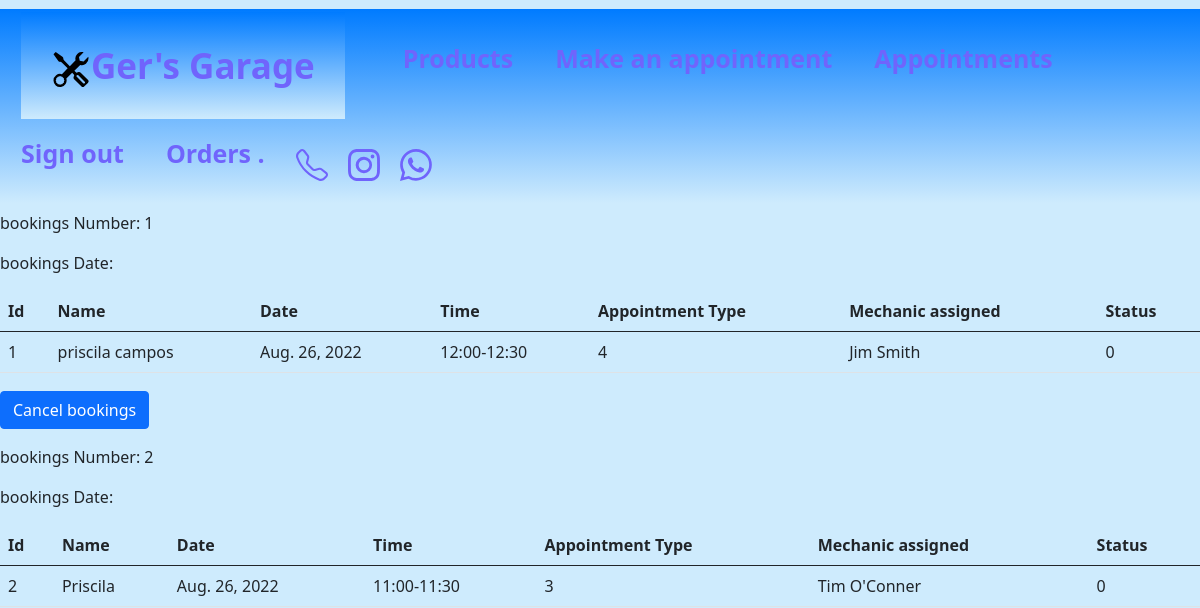
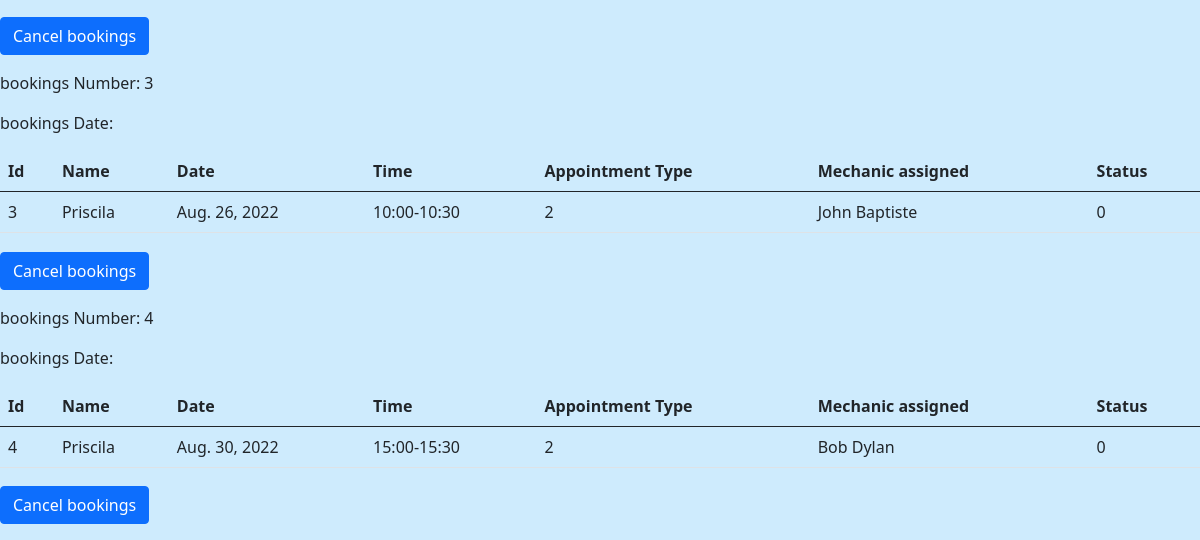
/Bookings/history/ (signed in), run on an earlier commit of the app's database (2 pictures, top to bottom).
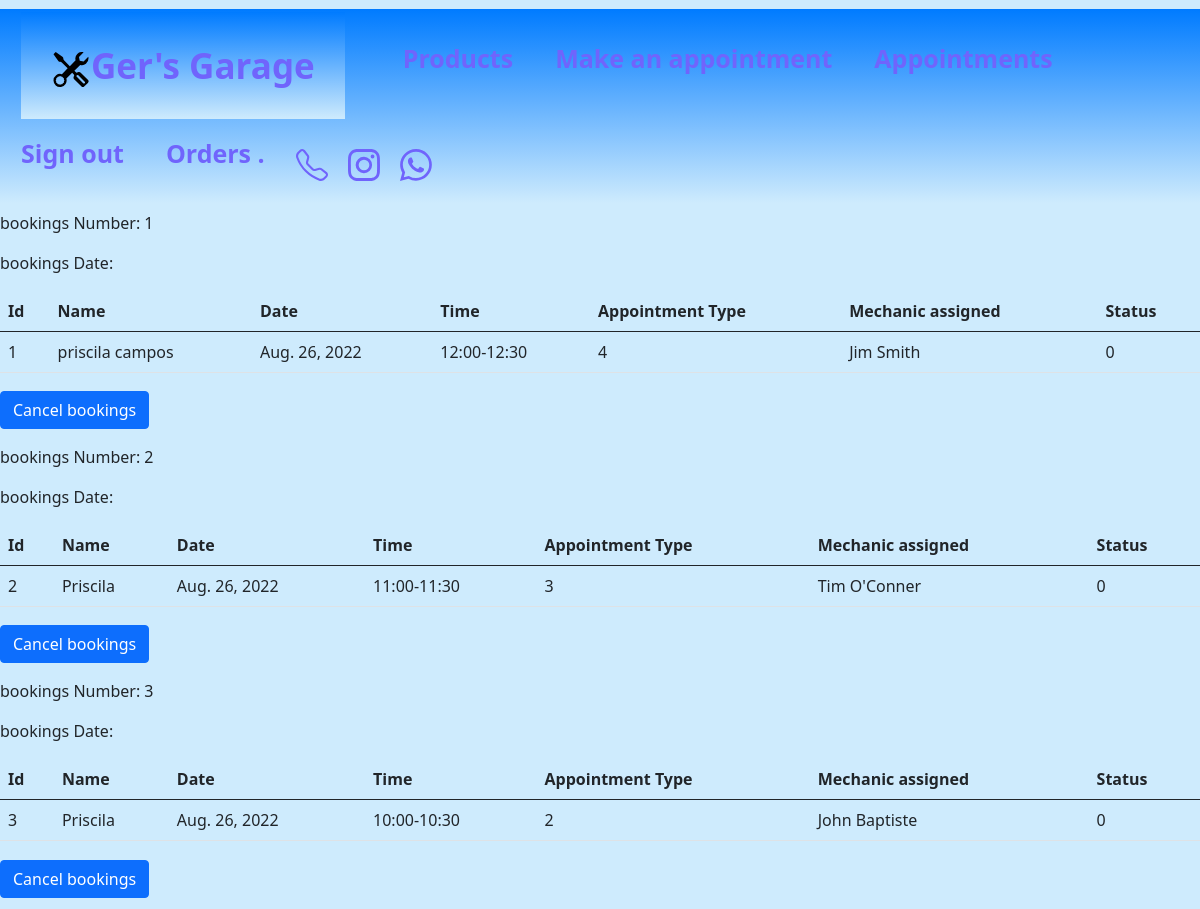
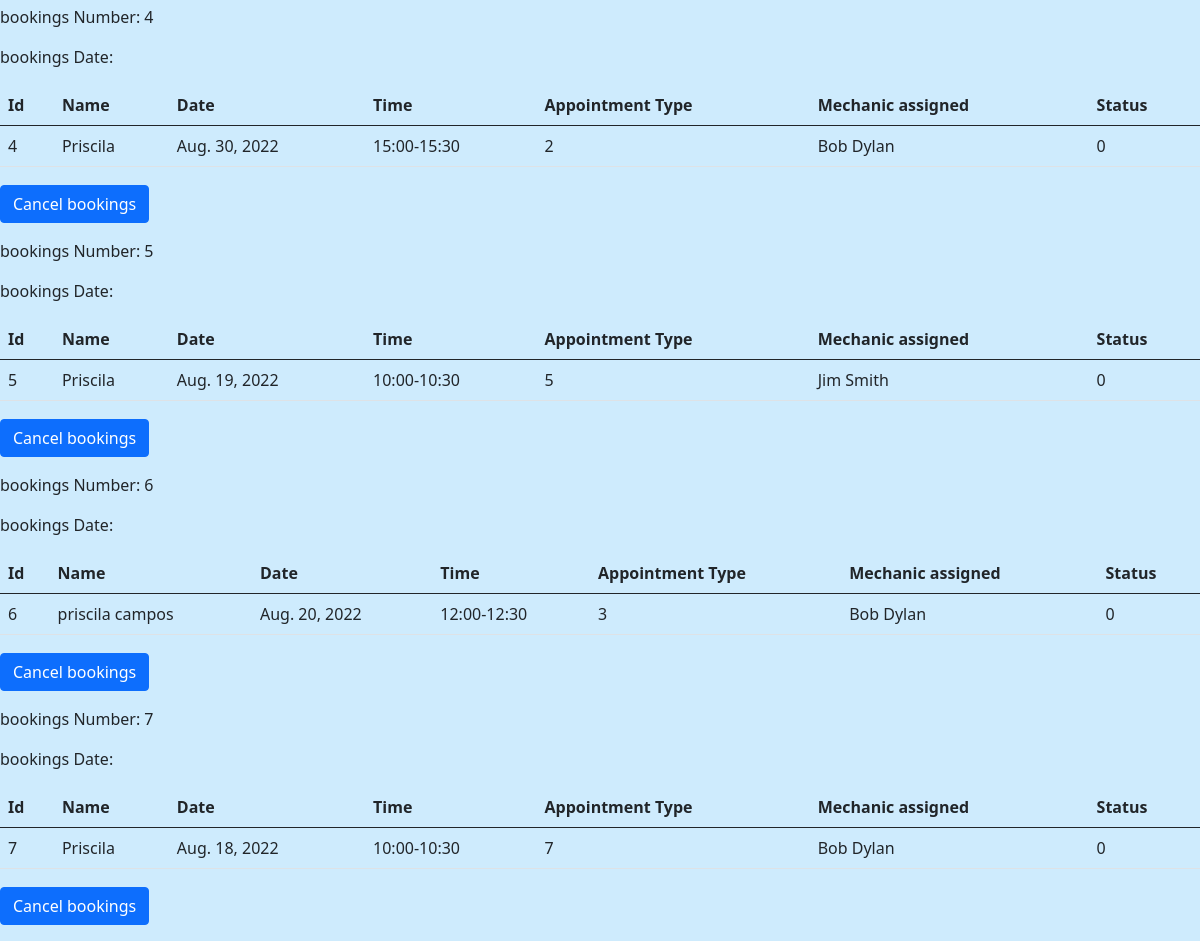
And on a later commit of the database (2 pictures, top to bottom).
### Bookings/models.py (models this page shows, shortened)
class Bookings(models.Model):
    class Meta:
        unique_together = ('staff', 'date', 'timeslot')
    CAR_MAKES = [(0,' Nissan '),
                 (1,' Audi '),
                 (2,' BMW '),
                 (3,' Chevrolet '),
                 (4,' Citroen '),
                 (5,' Fiat '),
                 (6,' Ford '),
                 (7,' Honda '),
                 (8,' Hyundai '),
                 (9,' Kia '),
                 (10,' Mercedes-Benz '),
                 (11,' Renault '),
                 (12,' Suzuki '),
                 (13,' Toyota '),
                 (14,' Volkswagen '),
                 (15,' Volvo '),
                 (16,' Mazda '),
                 (17,' Jaguar '),
                 (18,' Jeep '),
                 (19,' Porsche '),
                 (20,' Kia '),
                 (21,' Land Rover '),
                 (22,' Mini'),
                 (23,' Mitsubishi Motors'),
                 (24,' Subaru'),
                 (25,' Chrysler'),
                 (26,' Dodge'),
                 (27,' Tesla'),
                 (28,' Alfa Romeo'),
                 (29,' Bentley'),
                 (30,' Other'), ]
    TIMESLOT_LIST = (
        (0, '09:00-09:30'),
        (1, '10:00-10:30'),
        (2, '11:00-11:30'),
        (3, '12:00-12:30'),
        (4, '13:00-13:30'),
        (5, '14:00-14:30'),
        (6, '15:00-15:30'),
        (7, '16:00-16:30'),
        (8, '17:00-17:30'),
    )
    CAR_TYPE = [
        (0, ' Convertible '),
        (1, '  SUV '),
        (2, ' Station wagon '),
        (3, ' Hatchback '),
        (4, ' Coupe '),
        (5, ' Pickup truck '),
        (6, ' Minivan '),
        (7, ' Sports car '),
        (8, ' Truck '),
        (9, ' Van '),
        (10, ' Crossover '),
        (11, ' Motorcycle '),
        (12, ' Limousine '),
        (13, ' Bus '),
        (14, ' Roadster '),
        (15, ' Recreational vehicle '),
        (16, ' Other '), ]
    Engine_TYPES = [(1, ' Electric car '),
                    (2, ' Hybrid car '),
                    (3, ' Petrol car '),
                    (4, ' Diesel car '), ]
    APP_TYPE = [(0, ' Repair/fault '),
                (1, ' Major Repair '),
                (2, ' Major service '),
                (3, ' Annual service '),
                (4, ' Pre NCT '),
                (5, ' Emissions test '),
                (6, ' Winter service '),
                (7, ' Others '), ]
    STATUS =[(0,'Booked'),
            (1, ' In Progress'),
            (2, ' Scrapped '),
            (3, ' Fixed '),]
    CustName = models.TextField( 'Name',max_length=25)
    Reg = models.TextField('Registration number',max_length=25)
    timeslot = models.IntegerField('Time',choices=TIMESLOT_LIST, blank=True)
    date = models.DateField('Date',help_text='DD-MM-YYYY')
    type = models.IntegerField( 'Type of appointment',choices=APP_TYPE)
    number = models.TextField('Phone number',max_length=25)
    email = models.TextField('email',max_length=25)
    VehicleType = models.IntegerField('Vehicle type',choices=CAR_TYPE)
    CarMake = models.IntegerField('Car make',choices=CAR_MAKES)
    EngineType = models.IntegerField('Engine type',choices=Engine_TYPES)
    status = models.IntegerField('Status', choices=STATUS,default=0)
    staff = models.ForeignKey('Staff', on_delete=models.CASCADE)
    @property
    def time(self):
        return self.TIMESLOT_LIST[self.timeslot][1]

class Staff(models.Model):
    name = models.TextField(max_length=25)
    def __str__(self):
        return self.name

### Bookings/views.py (the view)
# urls.py: path('history/', views.bookings_history, name= 'bookings_history'),
@login_required()
def bookings_history(request): ## function for th booking history
    if request.user.is_staff or request.user.is_superuser: # only available for the administrator (super user) or staff, clients will not be able to see this part
        email = str(request.user.email) ## converting the request bits for email into string format
        booking_details = Bookings.objects.all() ## to see all the bookings
        for booking in booking_details: ## looping for every booking
            if booking.date == datetime.now():## if the booking is today the status will be 1
                booking.status = 1 ## 1 means in progresss
                booking.save() ## saving its interaction of the booking
        return render(request, 'bookings_list.html',{'bookings_details':booking_details}) ## return the book list
    else:
        return 1 ## placeholder

### Bookings/template/bookings_list.html (shortened to what this page needs)
{% extends "index.html" %}
{% block content %}
<div class="col-md-12">
	{% for bookings in bookings_details %}
		<p>bookings Number: {{bookings.id}}</p>
		<p>bookings Date: {{bookings.created}}</p>
		<table class="table table-bbookingsed table-hover table-condensed">
			<thead>
				<tr>
				<th>Id</th>
				<th>Name</th>
				<th>Date</th>
				<th>Time</th>
				<th>Appointment Type</th>
				<th>Mechanic assigned</th>
				<th>Status</th>
				</tr>
			</thead>
			<tbody>
				<tr>
					<td>{{bookings.id}}</td>
					<td>{{bookings.CustName}}</td>
					<td>{{bookings.date}}</td>
					<td>{{bookings.time}}</td>
					<td>{{bookings.type}}</td>
					<td>{{bookings.staff}}</td>
					<td>{{bookings.status}}</td>
				</tr>
			</tbody>
		</table>
        <p>
            <a href=""><button class="btn btn-primary">Cancel bookings</button></a>
        </p>
	{% endfor %}
		</div>
{% endblock content %}

What changed in the data, as far as the page shows it:
added Bookings: id "5", CustName "Priscila", date "Aug. 19, 2022", time "10:00-10:30", type "5", staff "Jim Smith", status "0"
added Bookings: id "6", CustName "priscila campos", date "Aug. 20, 2022", time "12:00-12:30", type "3", staff "Bob Dylan", status "0"
added Bookings: id "7", CustName "Priscila", date "Aug. 18, 2022", time "10:00-10:30", type "7", staff "Bob Dylan", status "0"
